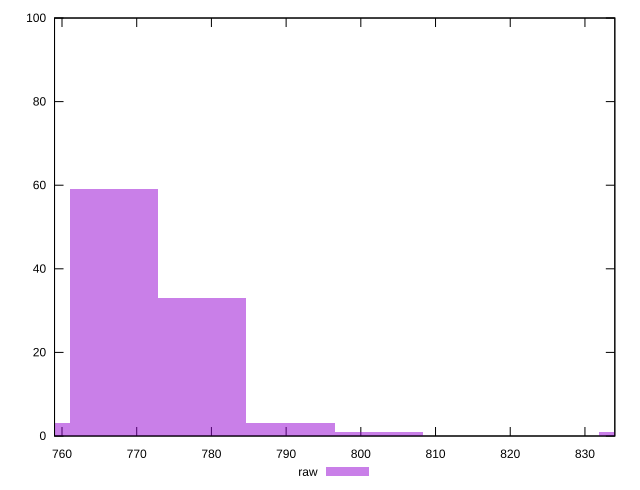

The script that saved this image:
reset

$raw <<EOF
766.9953933332284 59
778.795322461432 33
790.5952515896355 3
802.3951807178389 1
837.7949681024495 1
755.1954642050249 3
EOF

set key outside below
set boxwidth 11.799929128203514
set xrange [759:834]
set yrange [0:100]
set trange [0:100]
set style fill transparent solid 0.5 noborder
set terminal svg size 640, 490 enhanced background rgb 'white'
set output "report_00009_2021-02-08T22-37-41.559Z/uses-rel-preload/samples/pages+cached+noadtech+nomedia+nocss/raw/histogram.svg"

plot $raw title "raw" with boxes

reset
